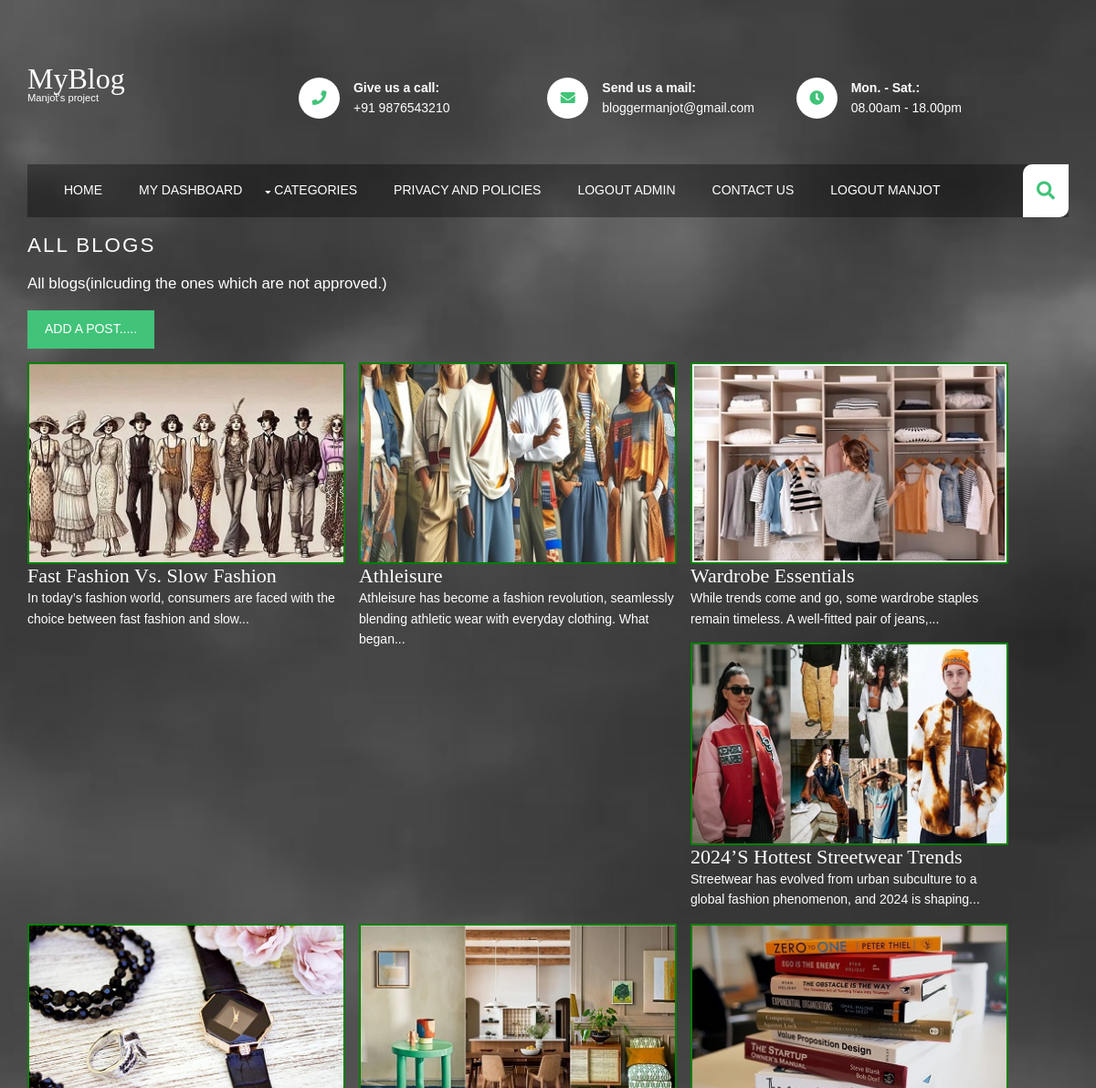
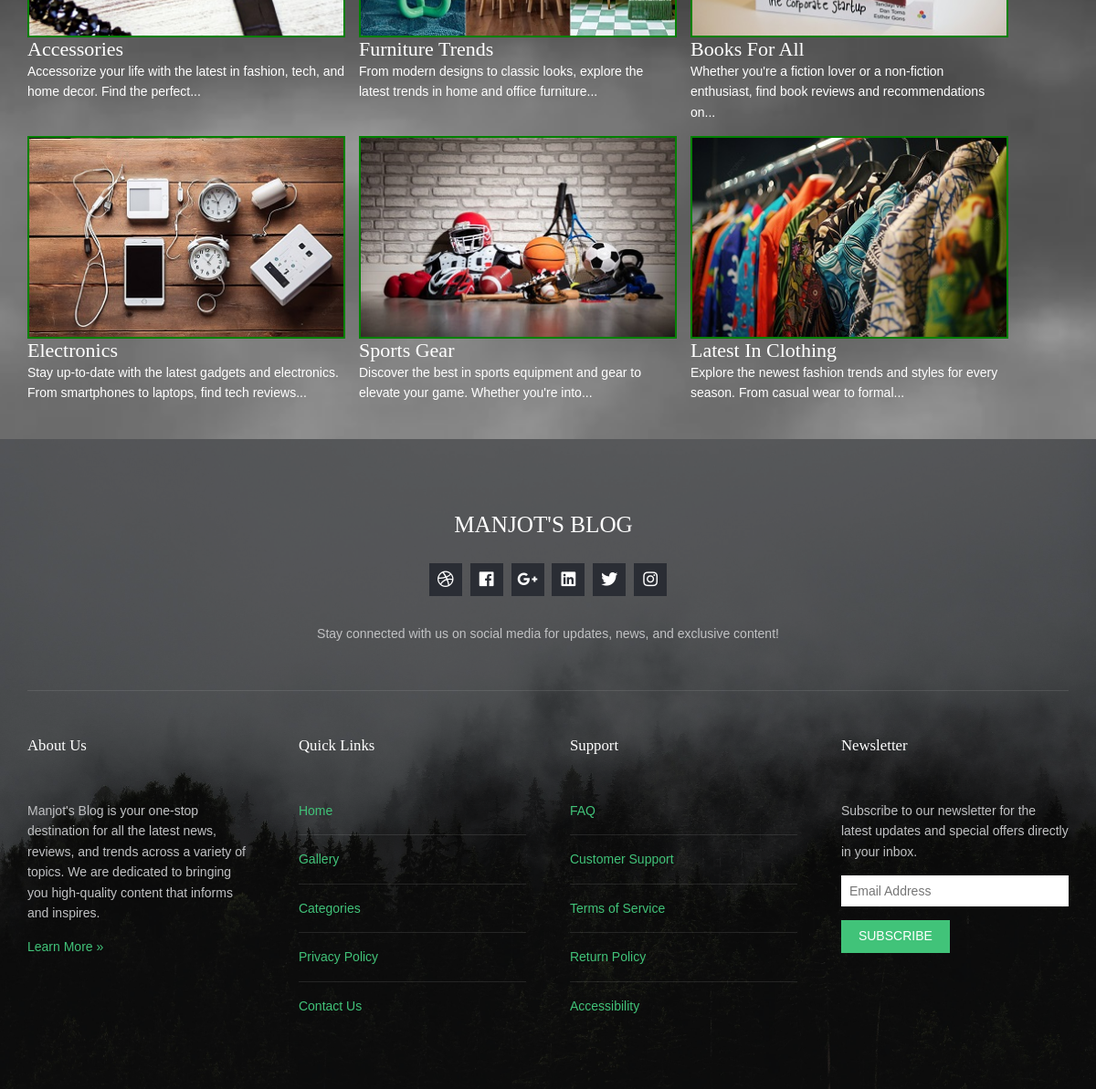
Screenshot of /blog-adminpanel.php (signed in) with the database file from the repository (2 pictures, top to bottom).
### tables this page shows
CREATE TABLE `blogs` (
  `id` int(11) NOT NULL,
  `username` varchar(255) NOT NULL,
  `title` varchar(255) NOT NULL,
  `category` varchar(100) NOT NULL,
  `images` varchar(255) NOT NULL,
  `content` text NOT NULL,
  `status` int(11) NOT NULL
);

### classes/display.class.php (called while the page is built, shortened)
<?php
class DisplayPosts
{
    private $pdo;
    public function __construct($dbConnection)
    {
        $this->pdo = $dbConnection;
    }
        if ($posts): ?>
        <?php endif;
    public function getAllUserPosts()
    {
        $stmt = $this->pdo->query("SELECT id, title, category, images, content, username, status FROM blogs ORDER BY id DESC");
        return $stmt->fetchAll(PDO::FETCH_ASSOC);
    }
}

### blog-adminpanel.php (the view, shortened to what this page needs)
<?php
    include('common/connection2.php');
    include('classes/display.class.php');
    if (isset($_SESSION['user']))
    {
        $display = new DisplayPosts($pdo);
        $allPosts = $display->getAllUserPosts();
    }
    else
    {
        header('Location: login.php');
        exit();
    }
?>
<!DOCTYPE html>
<html lang="">
<head>
    <link href="layout/styles/layout.css" rel="stylesheet" type="text/css" media="all">
</head>
<body id="top">
<div class="bgded top">
    <header id="header" class="hoc clear">
        <div id="logo" class="one_quarter first">
            <h1><a href="index.html">MyBlog</a></h1>
            <p>Manjot's project</p>
        </div>
        <div class="three_quarter">
            <ul class="nospace clear">
                <li class="one_third first">
                    <div class="block clear"><a href="#"><i class="fas fa-phone"></i></a> <span><strong>Give us a call:</strong> +91 9876543210</span></div>
                </li>
                <li class="one_third">
                    <div class="block clear"><a href="#"><i class="fas fa-envelope"></i></a> <span><strong>Send us a mail:</strong> bloggermanjot@gmail.com</span></div>
                </li>
                <li class="one_third">
                    <div class="block clear"><a href="#"><i class="fas fa-clock"></i></a> <span><strong> Mon. - Sat.:</strong> 08.00am - 18.00pm</span></div>
                </li>
            </ul>
        </div>
    </header>
    <section id="navwrapper" class="hoc clear">
        <nav id="mainav">
            <ul class="clear">
                <li><a href="index.php">Home</a></li>
                <li><a href="#">My Dashboard</a></li>
                <li><a class="drop" href="#">Categories</a>
                </li>
                <li><a href="#">Privacy and Policies</a></li>
                <li><a href="index.php?log=1">Logout Admin</a></li>
                <li><a href="contactus.php">Contact Us</a></li>
                <li>
                    <?php if(empty($_SESSION['user'])) { ?>
                        <a href="login.php">Log in!!</a>
                    <?php } else { ?>
                        <a href="index.php?log=1">Logout <?php echo $_SESSION['user'] ?></a>
                    <?php } ?>
                </li>
            </ul>
        </nav>
        <div id="searchform">
        </div>
    </section>
    <div id="pageintro" class="hoc clear">
        <article>
        <p>All Blogs</p>
        <p>All blogs(inlcuding the ones which are not approved.)</p>
        <footer><a class="btn" href="addpost.php">Add a Post.....</a></footer>
        </article>
        <section id="user-posts">
            <?php if ($allPosts): ?>
                <?php foreach ($allPosts as $post): ?>
                    <div class="post">
                        <li class="one_third">
                            <figure>
                                <?php
                                if ($post['status'] == 1) {
                                    $class = 'approved';
                                } else {
                                    $class = 'not-approved';
                                }
                                ?>
                                <a class="imgover <?php echo $class; ?>" href="blog-edit.php?id=<?php echo $post['id'];?>">
                                    <img src="<?php echo htmlspecialchars($post['images']); ?>" alt="">
                                </a>
                                <figcaption>
                                    <h2 class=""><?php echo htmlspecialchars($post['title']); ?></h2>
                                    <div>
                                        <?php
                                        $content = strip_tags($post['content']);
                                        $words = explode(' ', $content);
                                        $limitedContent = implode(' ', array_slice($words, 0, 15));
                                        echo $limitedContent . '...';
                                        ?>
                                    </div>
                                </figcaption>
                            </figure>
                        </li>
                    </div>
                <?php endforeach; ?>
            <?php else: ?>
                <p>No posts available.</p>
            <?php endif; ?>
        </section>
    </div>
</div>
<div class="bgded overlay row4">
    <footer id="footer" class="hoc clear">
        <div class="center btmspace-50">
            <h6 class="heading">Manjot's Blog</h6>
            <ul class="faico clear">
                <li><a class="faicon-dribble" href="#"><i class="fab fa-dribbble"></i></a></li>
                <li><a class="faicon-facebook" href="#"><i class="fab fa-facebook"></i></a></li>
                <li><a class="faicon-google-plus" href="#"><i class="fab fa-google-plus-g"></i></a></li>
                <li><a class="faicon-linkedin" href="#"><i class="fab fa-linkedin"></i></a></li>
                <li><a class="faicon-twitter" href="#"><i class="fab fa-twitter"></i></a></li>
                <li><a class="faicon-instagram" href="#"><i class="fab fa-instagram"></i></a></li>
            </ul>
            <p class="nospace">Stay connected with us on social media for updates, news, and exclusive content!</p>
        </div>
        <hr class="btmspace-50">
        <div class="one_quarter first">
            <h6 class="heading">About Us</h6>
            <p class="nospace btmspace-15">Manjot's Blog is your one-stop destination for all the latest news, reviews, and trends across a variety of topics. We are dedicated to bringing you high-quality content that informs and inspires.</p>
            <p><a href="#">Learn More &raquo;</a></p>
        </div>
        <div class="one_quarter">
            <h6 class="heading">Quick Links</h6>
            <ul class="nospace linklist">
                <li><a href="#">Home</a></li>
                <li><a href="#">Gallery</a></li>
                <li><a href="#">Categories</a></li>
                <li><a href="#">Privacy Policy</a></li>
                <li><a href="#">Contact Us</a></li>
            </ul>
        </div>
        <div class="one_quarter">
            <h6 class="heading">Support</h6>
            <ul class="nospace linklist">
                <li><a href="#">FAQ</a></li>
                <li><a href="#">Customer Support</a></li>
                <li><a href="#">Terms of Service</a></li>
                <li><a href="#">Return Policy</a></li>
                <li><a href="#">Accessibility</a></li>
            </ul>
        </div>
        <div class="one_quarter">
            <h6 class="heading">Newsletter</h6>
            <p class="nospace btmspace-15">Subscribe to our newsletter for the latest updates and special offers directly in your inbox.</p>
            <form action="#" method="post">
                <fieldset>
                    <input class="btmspace-15" type="text" value="" placeholder="Email Address">
                    <button type="submit" value="submit">Subscribe</button>
                </fieldset>
            </form>
        </div>
    </footer>
</div>
</body>
</html>

### layout/styles/layout.css (style rules this page uses)
#header { padding:50px 0; }
#header #logo * { margin:0; padding:0; line-height:1; }
#header #logo h1 { font-size:32px; }
#header #logo p { font-size:.8rem; }
#header ul li div { position:relative; min-height:45px; padding:0 0 0 60px; line-height:1; word-wrap:break-word; }
#header ul li div i { position:absolute; top:0; left:0; width:45px; height:45px; line-height:45px; font-size:16px; text-align:center; border-radius:50%; }
#header ul li div span { display:block; padding:4px 0 0 0; }
#header ul li div strong { display:block; margin:0 0 8px 0; }
#header div:last-child { margin-bottom:0; }
#navwrapper { padding:0 0 0 20px; }
#navwrapper #searchform { display:block; position:relative; float:right; height:58px; line-height:1; z-index:999; border-radius:10px 0; }
#navwrapper #searchform::after { display:block; height:58px; line-height:58px; padding:0 15px; font-size:20px; font-family:"Font Awesome 5 Free"; font-weight:900; content:"\f002"; }
#navwrapper #searchform ::placeholder { text-transform:capitalize; }
#pageintro { padding:180px 0; }
#pageintro article { display:block; max-width:55%; }
#pageintro p:first-of-type { margin:0 0 20px 0; text-transform:uppercase; font-size:1.6rem; letter-spacing:2px; }
#pageintro p:last-of-type { font-size:1.2rem; }
#pageintro footer { margin-top:50px; }
#footer { padding:80px 0; }
#footer .heading { margin-bottom:50px; font-size:1.2rem; }
#footer > div:first-of-type .heading { margin-bottom:20px; text-transform:uppercase; font-size:1.8rem; }
#footer > div:first-of-type .faico { margin-bottom:30px; }
#footer input, #footer button { border:1px solid; }
#footer input { display:block; width:100%; padding:8px; }
#footer button { padding:8px 18px 10px; text-transform:uppercase; font-weight:400; cursor:pointer; }
#footer .linklist li { display:block; margin-bottom:15px; padding:0 0 15px 0; border-bottom:1px solid; }
#footer .linklist li:last-child { margin:0; padding:0; border:none; }
#footer .linklist li::before, #footer .linklist li::after { display:table; content:""; }
#footer .linklist li, #footer .linklist li::after { clear:both; }
*, *::before, *::after { transition:all .3s ease-in-out; }
nav ul, nav ol { margin:0; padding:0; list-style:none; }
#mainav, #breadcrumb, .sidebar nav { line-height:normal; }
#mainav .drop::after, #mainav li li .drop::after, #breadcrumb li a::after, .sidebar nav a::after { position:absolute; font-family:"Font Awesome 5 Free"; font-weight:900; font-size:10px; line-height:10px; }
#mainav { display:block; float:left; }
#mainav ul { text-transform:uppercase; }
#mainav li { display:block; float:left; position:relative; margin:0; padding:0; }
#mainav li:last-child { margin-right:0; }
#mainav li a { display:block; padding:20px; }
#mainav .drop { padding-left:15px; }
#mainav .drop::after, #mainav li li .drop::after { content:"\f0d7"; }
#mainav .drop::after { top:25px; left:5px; }
.faico { margin:0; padding:0; list-style:none; }
.faico li { display:inline-block; margin:8px 5px 0 0; padding:0; line-height:normal; }
.faico li:last-child { margin-right:0; }
.faico a { display:inline-block; width:36px; height:36px; line-height:36px; font-size:18px; text-align:center; }
.faico a { color:#FFFFFF; background-color:#2A2D34; }
body { color:#474747; background-color:#FFFFFF; }
a { color:#41C379; }
hr, .borderedbox { border-color:#D7D7D7; }
.overlay { color:#FFFFFF; background-color:inherit; }
.overlay::after { color:inherit; background-color:rgba(0,0,0,.55); }
.btn, .btn.inverse:hover { color:#FFFFFF; background-color:#41C379; border-color:#41C379; }
.imgover, .imgover:hover::after { color:#41C379; }
.row4 { color:#C1C2C4; background-color:#323639; }
#header #logo a { color:inherit; }
#header ul li div i { background-color:#FFFFFF; }
#navwrapper { color:#FFFFFF; background-color:rgba(0,0,0,.35); }
#navwrapper #searchform { color:#41C379; background:#FFFFFF; }
#pageintro { color:#FFFFFF; }
#footer .heading { color:#FFFFFF; }
#footer hr, #footer .borderedbox, #footer .linklist li { border-color:rgba(255,255,255,.1); }
#footer input, #footer button { border-color:transparent; }
#footer input { color:#474747; background-color:#FFFFFF; }
#footer button { color:#FFFFFF; background-color:#41C379; }
#mainav li a { color:inherit; }
@media screen and (min-width:1140px) { .hoc { max-width:1140px; } }

### rows the page displays
blogs: images (picture), title "Fast Fashion Vs. Slow Fashion", limitedContent "In today’s fashion world, consumers are faced with the choice between fast fashion and slow"
blogs: images (picture), title "Athleisure", limitedContent "Athleisure has become a fashion revolution, seamlessly blending athletic wear with everyday clothing. What began"
blogs: images (picture), title "Wardrobe Essentials", limitedContent "While trends come and go, some wardrobe staples remain timeless. A well-fitted pair of jeans,"
blogs: images (picture), title "2024’s Hottest Streetwear Trends", limitedContent "Streetwear has evolved from urban subculture to a global fashion phenomenon, and 2024 is shaping"
blogs: images (picture), title "Accessories", content "Accessorize your life with the latest in fashion, tech, and home decor. Find the perfect"
blogs: images (picture), title "Furniture Trends", content "From modern designs to classic looks, explore the latest trends in home and office furniture"
blogs: images (picture), title "Books For All", content "Whether you're a fiction lover or a non-fiction enthusiast, find book reviews and recommendations on"
blogs: images (picture), title "Electronics", content "Stay up-to-date with the latest gadgets and electronics. From smartphones to laptops, find tech reviews"
blogs: images (picture), title "Sports Gear", limitedContent "Discover the best in sports equipment and gear to elevate your game. Whether you're into"
blogs: images (picture), title "Latest In Clothing", content "Explore the newest fashion trends and styles for every season. From casual wear to formal"

### other values shown
$_SESSION['user'] "MANJOT"
